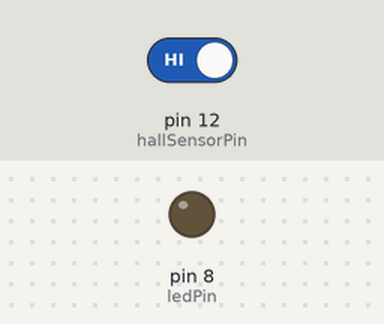
A sketch run on a simulated Arduino Uno, built with avr-gcc and run on an emulated ATmega328P. Shown: output pins drawn as LEDs (lit = HIGH). Inputs (shaded band) come from the test bench; at power-on: pin 12 (hallSensorPin) HIGH. What the sketch prints to the serial monitor is not drawn.

Above: at 1.2 s.
1.3 s: pin 12 (hallSensorPin) driven LOW
At 1.7 s:
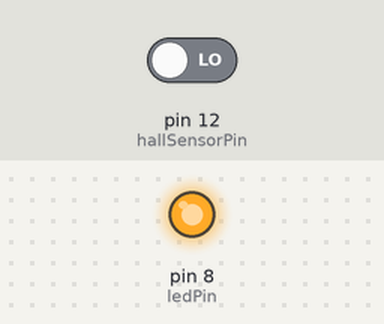
2.8 s: pin 12 (hallSensorPin) driven HIGH
At 4.1 s:
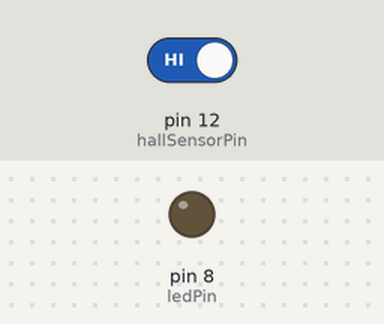
Timing chart, 0 to 5.8 s (numbered marks = the images above; inputs shaded):
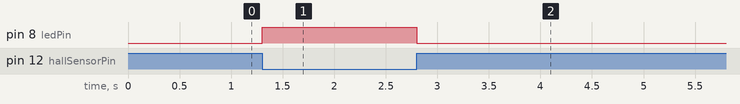

Measured:
- after the input at 1.3 s, pin 8 (ledPin): LOW → HIGH at once
- after the input at 2.8 s, pin 8 (ledPin): HIGH → LOW at once

The sketch:

hall_test.ino
```cpp
   //////////////////////////////////////////////
  //        HALL EFFECT SENSOR DEMO           //
 //          Author: Nick Koumaris           //
//           http://www.educ8s.tv           //
/////////////////////////////////////////////
int hallSensorPin = 12;
int ledPin =  8;
int state = 0;
bool prev_state = 0;
unsigned long cctime = 0;
unsigned long current = 0,prev = 0;
void setup() {
  Serial.begin(115200);
  pinMode(ledPin, OUTPUT);
  pinMode(hallSensorPin, INPUT);
}

void loop(){
  //Serial.println("cctime2q");
  state = digitalRead(hallSensorPin);
  Serial.println(state);
  if(prev_state != state) {
   if (state == LOW) {  // HIGH to LOW
      current = micros();
      cctime = current - prev;
      Serial.println(cctime);
      //Serial.println(current);

      digitalWrite(ledPin, HIGH);
     prev_state = LOW;
   }
   else { // LOW to HIGH
     Serial.println("cctime");
     digitalWrite(ledPin, LOW);
      prev_state = HIGH;
   }
  }
  prev = current;
}
```
